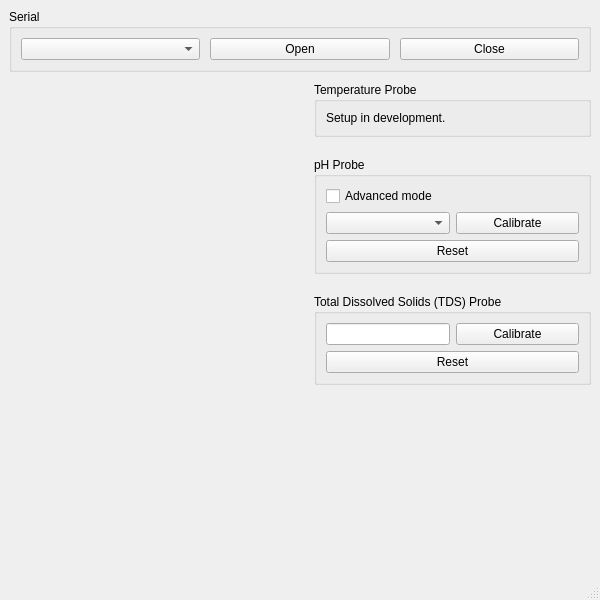
<?xml version="1.0" encoding="UTF-8"?>
<ui version="4.0">
 <class>MainWindow</class>
 <widget class="QMainWindow" name="MainWindow">
  <property name="enabled">
   <bool>true</bool>
  </property>
  <property name="geometry">
   <rect>
    <x>0</x>
    <y>0</y>
    <width>600</width>
    <height>600</height>
   </rect>
  </property>
  <property name="sizePolicy">
   <sizepolicy hsizetype="Fixed" vsizetype="Fixed">
    <horstretch>0</horstretch>
    <verstretch>0</verstretch>
   </sizepolicy>
  </property>
  <property name="minimumSize">
   <size>
    <width>600</width>
    <height>600</height>
   </size>
  </property>
  <property name="maximumSize">
   <size>
    <width>600</width>
    <height>600</height>
   </size>
  </property>
  <property name="windowTitle">
   <string>MainWindow</string>
  </property>
  <property name="styleSheet">
   <string notr="true"/>
  </property>
  <widget class="QWidget" name="MainWidget">
   <property name="enabled">
    <bool>true</bool>
   </property>
   <property name="sizePolicy">
    <sizepolicy hsizetype="Fixed" vsizetype="Fixed">
     <horstretch>0</horstretch>
     <verstretch>0</verstretch>
    </sizepolicy>
   </property>
   <layout class="QVBoxLayout" name="verticalLayout_10">
    <item>
     <layout class="QVBoxLayout" name="MainWidgetElem">
      <property name="spacing">
       <number>10</number>
      </property>
      <item>
       <widget class="QGroupBox" name="Serial">
        <property name="title">
         <string>Serial</string>
        </property>
        <layout class="QVBoxLayout" name="verticalLayout">
         <item>
          <layout class="QHBoxLayout" name="SerialElem">
           <property name="spacing">
            <number>10</number>
           </property>
           <item>
            <widget class="QComboBox" name="SerialChoose">
             <property name="sizePolicy">
              <sizepolicy hsizetype="Preferred" vsizetype="Preferred">
               <horstretch>0</horstretch>
               <verstretch>0</verstretch>
              </sizepolicy>
             </property>
            </widget>
           </item>
           <item>
            <widget class="QPushButton" name="SerialOpen">
             <property name="sizePolicy">
              <sizepolicy hsizetype="Preferred" vsizetype="Preferred">
               <horstretch>0</horstretch>
               <verstretch>0</verstretch>
              </sizepolicy>
             </property>
             <property name="text">
              <string>Open</string>
             </property>
            </widget>
           </item>
           <item>
            <widget class="QPushButton" name="SerialClose">
             <property name="sizePolicy">
              <sizepolicy hsizetype="Preferred" vsizetype="Preferred">
               <horstretch>0</horstretch>
               <verstretch>0</verstretch>
              </sizepolicy>
             </property>
             <property name="text">
              <string>Close</string>
             </property>
            </widget>
           </item>
          </layout>
         </item>
        </layout>
       </widget>
      </item>
      <item>
       <layout class="QHBoxLayout" name="Probe">
        <property name="spacing">
         <number>10</number>
        </property>
        <property name="leftMargin">
         <number>0</number>
        </property>
        <item>
         <layout class="QVBoxLayout" name="ProbePlot">
          <property name="spacing">
           <number>10</number>
          </property>
          <item>
           <widget class="QCustomPlot" name="ProbePlotTemp" native="true">
            <property name="minimumSize">
             <size>
              <width>295</width>
              <height>0</height>
             </size>
            </property>
           </widget>
          </item>
          <item>
           <widget class="QCustomPlot" name="ProbePlotPh" native="true">
            <property name="sizePolicy">
             <sizepolicy hsizetype="Preferred" vsizetype="Preferred">
              <horstretch>0</horstretch>
              <verstretch>0</verstretch>
             </sizepolicy>
            </property>
            <property name="minimumSize">
             <size>
              <width>295</width>
              <height>0</height>
             </size>
            </property>
           </widget>
          </item>
          <item>
           <widget class="QCustomPlot" name="ProbePlotTds" native="true">
            <property name="minimumSize">
             <size>
              <width>295</width>
              <height>0</height>
             </size>
            </property>
           </widget>
          </item>
         </layout>
        </item>
        <item>
         <layout class="QVBoxLayout" name="ProbeSetting">
          <property name="spacing">
           <number>20</number>
          </property>
          <item>
           <widget class="QGroupBox" name="ProbeSettingTemp">
            <property name="title">
             <string>Temperature Probe</string>
            </property>
            <layout class="QVBoxLayout" name="verticalLayout_5">
             <item>
              <widget class="QLabel" name="ProbeSettingTempLabel">
               <property name="text">
                <string>Setup in development.</string>
               </property>
              </widget>
             </item>
            </layout>
           </widget>
          </item>
          <item>
           <widget class="QGroupBox" name="ProbeSettingPh">
            <property name="title">
             <string>pH Probe</string>
            </property>
            <layout class="QVBoxLayout" name="verticalLayout_4">
             <item>
              <layout class="QVBoxLayout" name="ProbeSettingPhElem">
               <item>
                <widget class="QCheckBox" name="ProbeSettingPhMode">
                 <property name="sizePolicy">
                  <sizepolicy hsizetype="Preferred" vsizetype="Preferred">
                   <horstretch>0</horstretch>
                   <verstretch>0</verstretch>
                  </sizepolicy>
                 </property>
                 <property name="text">
                  <string>Advanced mode</string>
                 </property>
                </widget>
               </item>
               <item>
                <layout class="QHBoxLayout" name="ProbeSettingPhCalElem">
                 <item>
                  <widget class="QComboBox" name="ProbeSettingPhCalType">
                   <property name="sizePolicy">
                    <sizepolicy hsizetype="Preferred" vsizetype="Preferred">
                     <horstretch>0</horstretch>
                     <verstretch>0</verstretch>
                    </sizepolicy>
                   </property>
                  </widget>
                 </item>
                 <item>
                  <widget class="QPushButton" name="ProbeSettingPhCalEnter">
                   <property name="sizePolicy">
                    <sizepolicy hsizetype="Preferred" vsizetype="Preferred">
                     <horstretch>0</horstretch>
                     <verstretch>0</verstretch>
                    </sizepolicy>
                   </property>
                   <property name="text">
                    <string>Calibrate</string>
                   </property>
                  </widget>
                 </item>
                </layout>
               </item>
               <item>
                <widget class="QPushButton" name="ProbeSettingPhCalReset">
                 <property name="sizePolicy">
                  <sizepolicy hsizetype="Preferred" vsizetype="Preferred">
                   <horstretch>0</horstretch>
                   <verstretch>0</verstretch>
                  </sizepolicy>
                 </property>
                 <property name="text">
                  <string>Reset</string>
                 </property>
                </widget>
               </item>
              </layout>
             </item>
            </layout>
           </widget>
          </item>
          <item>
           <widget class="QGroupBox" name="ProbeSettingTds">
            <property name="title">
             <string>Total Dissolved Solids (TDS) Probe</string>
            </property>
            <layout class="QVBoxLayout" name="verticalLayout_7">
             <item>
              <layout class="QVBoxLayout" name="ProbeSettingTdsElem">
               <item>
                <layout class="QHBoxLayout" name="ProbeSettingTdsCalElem">
                 <item>
                  <widget class="QLineEdit" name="ProbeSettingTdsCalType">
                   <property name="sizePolicy">
                    <sizepolicy hsizetype="Preferred" vsizetype="Preferred">
                     <horstretch>0</horstretch>
                     <verstretch>0</verstretch>
                    </sizepolicy>
                   </property>
                  </widget>
                 </item>
                 <item>
                  <widget class="QPushButton" name="ProbeSettingTdsCalEnter">
                   <property name="sizePolicy">
                    <sizepolicy hsizetype="Preferred" vsizetype="Preferred">
                     <horstretch>0</horstretch>
                     <verstretch>0</verstretch>
                    </sizepolicy>
                   </property>
                   <property name="text">
                    <string>Calibrate</string>
                   </property>
                  </widget>
                 </item>
                </layout>
               </item>
               <item>
                <widget class="QPushButton" name="ProbeSettingTdsCalReset">
                 <property name="sizePolicy">
                  <sizepolicy hsizetype="Preferred" vsizetype="Preferred">
                   <horstretch>0</horstretch>
                   <verstretch>0</verstretch>
                  </sizepolicy>
                 </property>
                 <property name="text">
                  <string>Reset</string>
                 </property>
                </widget>
               </item>
              </layout>
             </item>
            </layout>
           </widget>
          </item>
          <item>
           <spacer name="verticalSpacer">
            <property name="orientation">
             <enum>Qt::Vertical</enum>
            </property>
            <property name="sizeType">
             <enum>QSizePolicy::Fixed</enum>
            </property>
            <property name="sizeHint" stdset="0">
             <size>
              <width>20</width>
              <height>200</height>
             </size>
            </property>
           </spacer>
          </item>
         </layout>
        </item>
       </layout>
      </item>
     </layout>
    </item>
   </layout>
  </widget>
  <widget class="QStatusBar" name="statusbar"/>
 </widget>
 <customwidgets>
  <customwidget>
   <class>QCustomPlot</class>
   <extends>QWidget</extends>
   <header>qcustomplot.h</header>
   <container>1</container>
  </customwidget>
 </customwidgets>
 <resources/>
 <connections/>
</ui>
